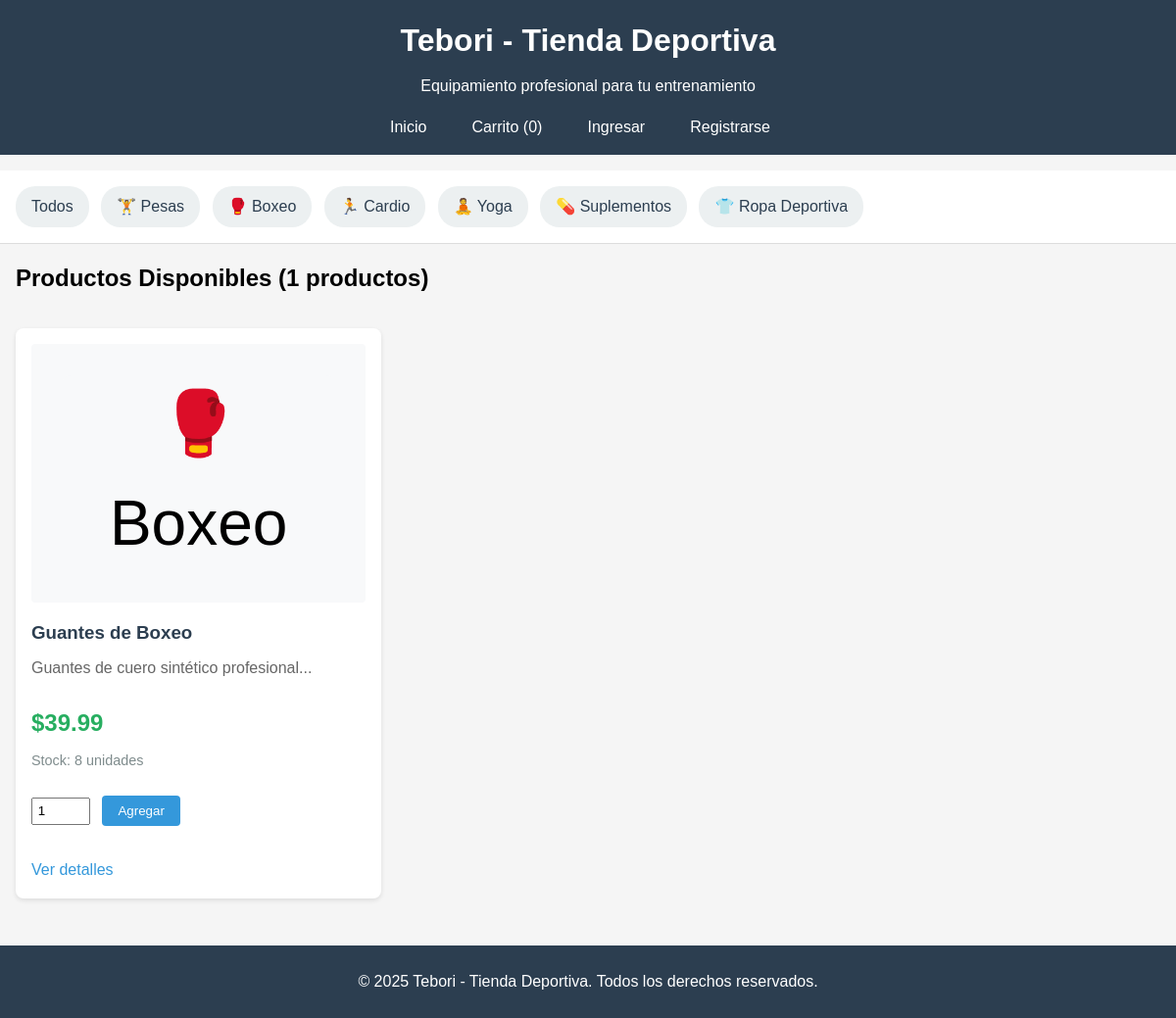
/index.php?categoria=boxeo, run on the app's committed database.
### tables this page shows
CREATE TABLE `productos` (
  `id` int(11) NOT NULL,
  `nombre` varchar(200) NOT NULL,
  `descripcion` text DEFAULT NULL,
  `precio` decimal(10,2) NOT NULL,
  `categoria` varchar(50) NOT NULL,
  `stock` int(11) DEFAULT 0,
  `imagen` varchar(255) DEFAULT 'default.jpg',
  `fecha_creacion` timestamp NOT NULL DEFAULT current_timestamp(),
  `activo` tinyint(1) DEFAULT 1
);

### datos.php (called while the page is built, shortened)
<?php
$database = new Database();
$conn = $database->getConnection();
$categorias = array(
    'pesas' => '🏋️ Pesas',
    'boxeo' => '🥊 Boxeo',
    'cardio' => '🏃 Cardio',
    'yoga' => '🧘 Yoga',
    'suplementos' => '💊 Suplementos',
    'ropa' => '👕 Ropa Deportiva'
);
function obtenerProductos($conn, $categoria_filtro = null) {
    $query = "SELECT * FROM productos WHERE activo = 1";
    if ($categoria_filtro) {
        $query .= " AND categoria = :categoria";
    }
    $query .= " ORDER BY fecha_creacion DESC";
    $stmt = $conn->prepare($query);
    if ($categoria_filtro) {
        $stmt->bindParam(':categoria', $categoria_filtro);
    }
    $stmt->execute();
    return $stmt->fetchAll(PDO::FETCH_ASSOC);
}
$productos_array = obtenerProductos($conn);
$usuario_logueado = false;
$total_carrito = 0;
?>

### index.php (the view, shortened to what this page needs)
<?php
include 'datos.php';
$categoria_filtro = $_GET['categoria'] ?? null;
$productos_array = obtenerProductos($conn, $categoria_filtro);
?>
<!DOCTYPE html>
<html lang="es">
<head>
    <link rel="stylesheet" href="estilo.css">
</head>
<body>
    <div class="encabezado" style="text-align:center;">
        <h1 >Tebori - Tienda Deportiva</h1>
        <p>Equipamiento profesional para tu entrenamiento</p>
        <div class="menu">
            <a href="index.php">Inicio</a>
            <a href="carrito.php">Carrito (<?php echo $total_carrito; ?>)</a>
            <?php if ($usuario_logueado): ?>
                <span>Hola, <?php echo $usuario_nombre; ?></span>
                <?php if ($usuario_rol == 'admin'): ?>
                    <a href="admin.php">Admin</a>
                <?php endif; ?>
                <a href="logout.php">Salir</a>
            <?php else: ?>
                <a href="login.php">Ingresar</a>
                <a href="registro.php">Registrarse</a>
            <?php endif; ?>
        </div>
    </div>
    <div class="categorias">
        <a href="index.php">Todos</a>
        <?php foreach ($categorias as $clave => $nombre): ?>
            <a href="index.php?categoria=<?php echo $clave; ?>"
               class="<?php echo ($categoria_filtro == $clave) ? 'activa' : ''; ?>">
                <?php echo $nombre; ?>
            </a>
        <?php endforeach; ?>
    </div>
    <div class="contenedor">
        <h2>Productos Disponibles (<?php echo count($productos_array); ?> productos)</h2>
        <?php if (empty($productos_array)): ?>
            <div class="aviso">
                <p>No hay productos disponibles en esta categoría.</p>
                <?php if ($usuario_rol == 'admin'): ?>
                    <a href="admin.php">Agregar productos desde el panel admin</a>
                <?php endif; ?>
            </div>
        <?php else: ?>
            <div class="productos">
                <?php foreach ($productos_array as $producto): ?>
                    <div class="producto">
                        <div class="producto-imagen">
                            <?php
                            if ($producto['imagen'] && file_exists('uploads/' . $producto['imagen'])):
                            ?>
                                <img src="uploads/<?php echo $producto['imagen']; ?>"
                                     alt="<?php echo htmlspecialchars($producto['nombre']); ?>">
                            <?php else: ?>
                                <div class="icono-categoria">
                                    <?php echo $categorias[$producto['categoria']] ?? '🎯'; ?>
                                </div>
                            <?php endif; ?>
                        </div>
                        <div class="producto-info">
                            <h3><?php echo htmlspecialchars($producto['nombre']); ?></h3>
                            <p class="descripcion"><?php echo htmlspecialchars(substr($producto['descripcion'], 0, 100)) . '...'; ?></p>
                            <p class="precio">$<?php echo number_format($producto['precio'], 2); ?></p>
                            <p class="stock <?php echo ($producto['stock'] > 0) ? 'con-stock' : 'sin-stock'; ?>">
                                Stock: <?php echo $producto['stock']; ?> unidades
                            </p>
                            <?php if ($producto['stock'] > 0): ?>
                                <form action="agregar_carrito.php" method="POST">
                                    <div class="form-carrito">
                                        <input type="number" name="cantidad" value="1" min="1" max="<?php echo $producto['stock']; ?>">
                                        <button type="submit">Agregar</button>
                                    </div>
                                </form>
                            <?php else: ?>
                                <p class="sin-stock">Sin stock</p>
                            <?php endif; ?>
                            <a href="ver_producto.php?id=<?php echo $producto['id']; ?>" class="ver-mas">
                                Ver detalles
                            </a>
                        </div>
                    </div>
                <?php endforeach; ?>
            </div>
        <?php endif; ?>
    </div>
    <div class="pie">
        <p>&copy; <?php echo date('Y'); ?> Tebori - Tienda Deportiva. Todos los derechos reservados.</p>
    </div>
</body>
</html>

### estilo.css (style rules this page uses)
* { margin: 0; padding: 0; box-sizing: border-box; }
body { font-family: Arial, sans-serif; line-height: 1.6; background: #f5f5f5; }
.encabezado { background: #2c3e50; color: white; padding: 1rem; margin-bottom: 1rem; }
.encabezado h1 { margin-bottom: 0.5rem; }
.menu { margin-top: 1rem; }
.menu a, .menu span { color: white; margin-right: 1rem; text-decoration: none; padding: 0.3rem 0.8rem; border-radius: 4px; }
.categorias { background: white; padding: 1rem; border-bottom: 1px solid #ddd; margin-bottom: 1rem; }
.categorias a { display: inline-block; background: #ecf0f1; color: #2c3e50; padding: 0.5rem 1rem; margin-right: 0.5rem; border-radius: 20px; text-decoration: none; }
.contenedor { max-width: 1200px; margin: 0 auto; padding: 0 1rem; }
.productos { display: grid; grid-template-columns: repeat(auto-fill, minmax(300px, 1fr)); gap: 1.5rem; margin: 2rem 0; }
.producto { background: white; border-radius: 8px; overflow: hidden; box-shadow: 0 2px 5px rgba(0,0,0,0.1); padding: 1rem; }
.producto-imagen { font-size: 3rem; text-align: center; background: #f8f9fa; padding: 2rem; margin-bottom: 1rem; border-radius: 4px; }
.producto-info h3 { margin-bottom: 0.5rem; color: #2c3e50; }
.precio { font-size: 1.5rem; font-weight: bold; color: #27ae60; margin: 0.5rem 0; }
.stock { color: #7f8c8d; font-size: 0.9rem; margin-bottom: 1rem; }
.producto form { margin: 1rem 0; }
.producto input[type="number"] { width: 60px; padding: 0.3rem; margin-right: 0.5rem; }
.producto button { background: #3498db; color: white; border: none; padding: 0.5rem 1rem; border-radius: 4px; cursor: pointer; }
.ver-mas { display: inline-block; color: #3498db; text-decoration: none; margin-top: 0.5rem; }
.descripcion { color: #666; margin-bottom: 1.5rem; line-height: 1.6; }
.form-carrito { margin: 1.5rem 0; }
.pie { background: #2c3e50; color: white; text-align: center; padding: 1.5rem; margin-top: 3rem; }
.icono-categoria { width: 100%; height: 200px; display: flex; align-items: center; justify-content: center; font-size: 4rem; background: #f8f9fa; border-radius: 8px 8px 0 0; }

### data on the page
productos: categoria "🥊 Boxeo", nombre "Guantes de Boxeo", descripcion "Guantes de cuero sintético profesional", precio "39.99", stock "8"

### other printed values
$total_carrito "0"
$nombre "🏋️ Pesas"
$nombre "🥊 Boxeo"
$nombre "🏃 Cardio"
$nombre "🧘 Yoga"
$nombre "💊 Suplementos"
$nombre "👕 Ropa Deportiva"
count($productos_array) "1"
